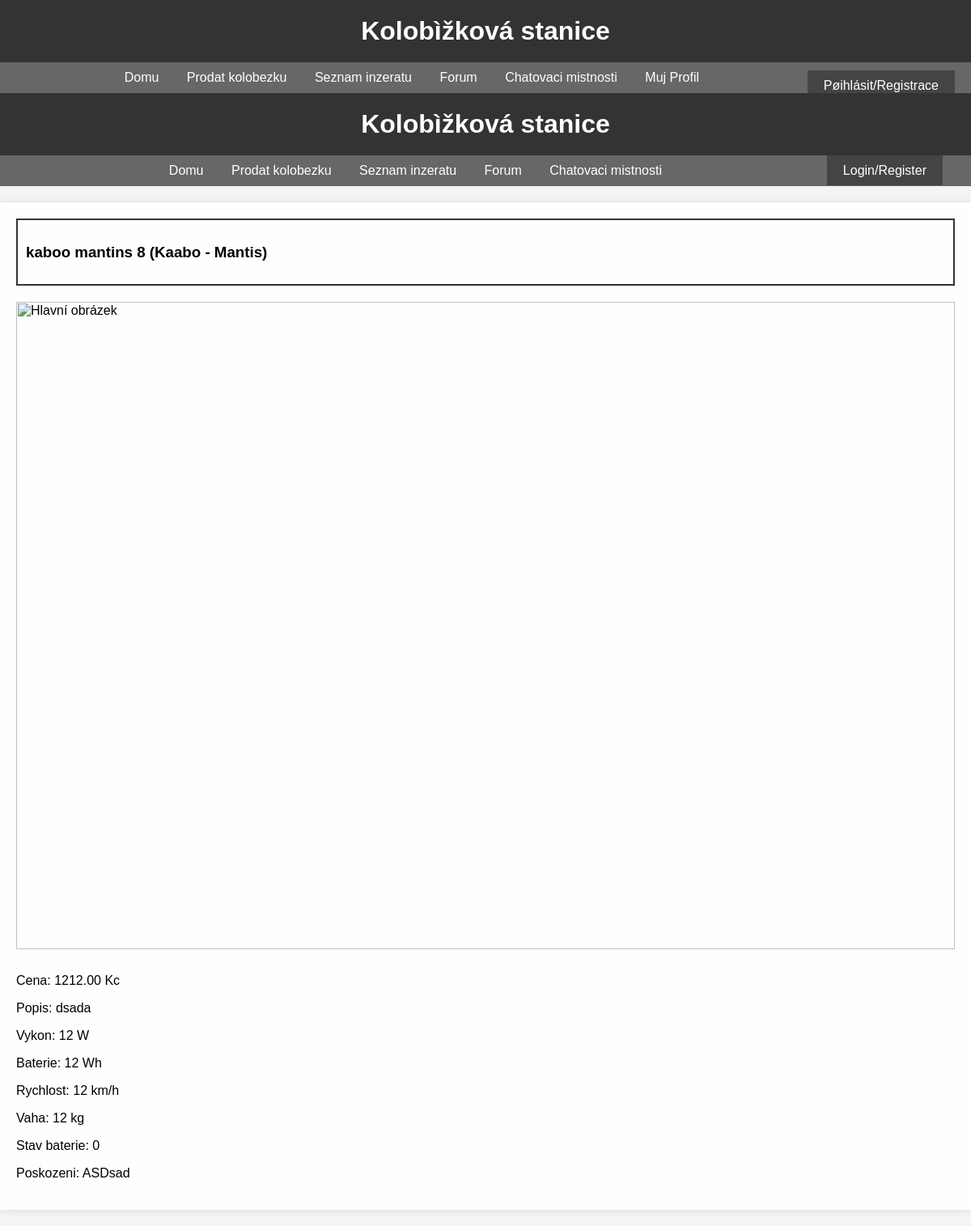
The page /ad.php?id=2 on the database its author committed.
### tables this page shows
CREATE TABLE `ads` (
  `id` int(11) NOT NULL,
  `user_id` int(11) NOT NULL,
  `name` varchar(255) NOT NULL,
  `price` decimal(10,2) NOT NULL,
  `description` text DEFAULT NULL,
  `manufacturer_id` int(11) NOT NULL,
  `model_id` int(11) NOT NULL,
  `performance` int(11) NOT NULL,
  `battery` int(11) NOT NULL,
  `speed` int(11) NOT NULL,
  `weight` int(11) NOT NULL,
  `battery_condition` varchar(255) NOT NULL,
  `damage` varchar(255) NOT NULL,
  `image` varchar(255) DEFAULT NULL,
  `additional_images` text DEFAULT NULL
);

CREATE TABLE `manufacturers` (
  `id` int(11) NOT NULL,
  `name` varchar(255) NOT NULL
);

CREATE TABLE `models` (
  `id` int(11) NOT NULL,
  `manufacturer_id` int(11) NOT NULL,
  `model_name` varchar(255) NOT NULL
);

### ad.php (the view, shortened to what this page needs)
<?php
include_once 'common.php';
include_once 'header.php';
$ad_id = intval($_GET['id']);
$stmt = $conn->prepare("SELECT ads.*, manufacturers.name AS manufacturer, models.model_name AS model FROM ads JOIN manufacturers ON ads.manufacturer_id = manufacturers.id JOIN models ON ads.model_id = models.id WHERE ads.id = ?");
$stmt->bind_param("i", $ad_id);
$stmt->execute();
$ad = $stmt->get_result()->fetch_assoc();
$images = [];
?>
<!DOCTYPE html>
<html lang="cs">
<head>
</head>
<body>
    <div class="container">
        <div class="ad-title">
            <h3><?php echo htmlspecialchars($ad['name']); ?> (<?php echo htmlspecialchars($ad['manufacturer']); ?> - <?php echo htmlspecialchars($ad['model']); ?>)</h3>
        </div>
        <div>
            <img id="main-image" src="<?php echo htmlspecialchars($images[0]); ?>" alt="Hlavní obrázek" class="main-image">
        </div>
        <div class="details">
            <p>Cena: <?php echo htmlspecialchars($ad['price']); ?> Kc</p>
            <p>Popis: <?php echo htmlspecialchars($ad['description']); ?></p>
            <p>Vykon: <?php echo htmlspecialchars($ad['performance']); ?> W</p>
            <p>Baterie: <?php echo htmlspecialchars($ad['battery']); ?> Wh</p>
            <p>Rychlost: <?php echo htmlspecialchars($ad['speed']); ?> km/h</p>
            <p>Vaha: <?php echo htmlspecialchars($ad['weight']); ?> kg</p>
            <p>Stav baterie: <?php echo htmlspecialchars($ad['battery_condition']); ?></p>
            <p>Poskozeni: <?php echo htmlspecialchars($ad['damage']); ?></p>
        </div>
    </div>
</body>
</html>

### header.php (style rules this page uses)
body { font-family: Arial, sans-serif; background-color: #f4f4f4; margin: 0; padding: 0; background-image: url('pozadi/pozadi1.PNG'); background-size: cover; background-repeat: no-repeat; background-position: center; }

### ad.php (style rules this page uses)
body { font-family: Arial, sans-serif; background-color: #f4f4f4; margin: 0; padding: 0; }
.container { max-width: 800px; margin: 20px auto; padding: 20px; background-color: white; box-shadow: 0 0 10px rgba(0, 0, 0, 0.1); }
.ad-title { border: 2px solid #333; padding: 10px; margin-bottom: 20px; }
.main-image { width: 100%; height: auto; }
.details { margin-top: 20px; }

### common.php (style rules this page uses)
body { font-family: Arial, sans-serif; background-color: #f4f4f4; margin: 0; padding: 0; background-image: url('pozadi/pozadi1.PNG'); background-size: cover; background-repeat: no-repeat; background-position: center; }
.container { max-width: 1200px; margin: 20px auto; padding: 20px; background-color: rgba(255, 255, 255, 0.9); box-shadow: 0 0 10px rgba(0, 0, 0, 0.1); }

### rows shown on the page
ads: name "kaboo mantins 8", manufacturer.name "Kaabo", model.model_name "Mantis", price "1212.00", description "dsada", performance "12", battery "12", speed "12", weight "12", battery_condition "0", damage "ASDsad"
